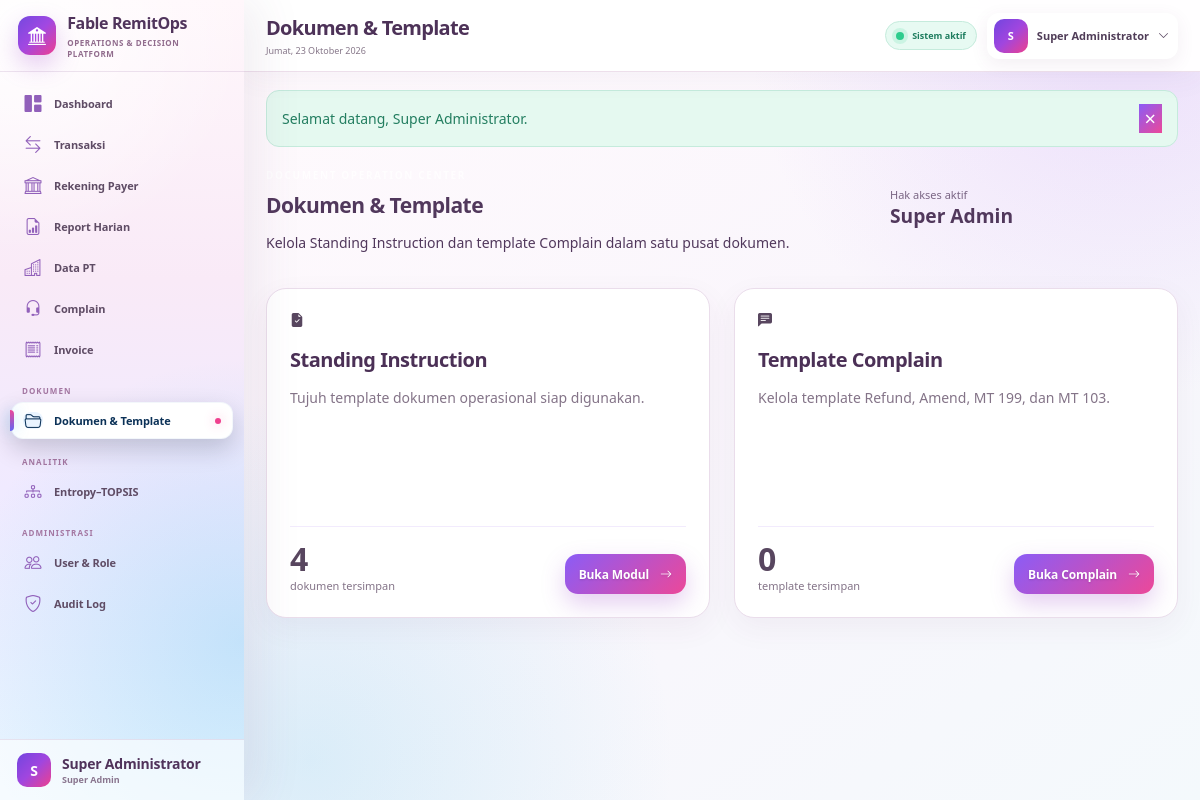
/public/documents (signed in), run on the app's committed database.
### tables this page shows
CREATE TABLE `users` (
  `id` bigint(20) UNSIGNED NOT NULL,
  `role_id` bigint(20) UNSIGNED NOT NULL,
  `name` varchar(150) NOT NULL,
  `username` varchar(80) NOT NULL,
  `email` varchar(190) NOT NULL,
  `password` varchar(255) NOT NULL,
  `transaction_team` tinyint(3) UNSIGNED DEFAULT NULL,
  `is_active` tinyint(1) NOT NULL DEFAULT 1,
  `must_change_password` tinyint(1) NOT NULL DEFAULT 1,
  `last_login_at` datetime DEFAULT NULL,
  `created_at` datetime NOT NULL DEFAULT current_timestamp(),
  `updated_at` datetime NOT NULL DEFAULT current_timestamp() ON UPDATE current_timestamp()
);

CREATE TABLE `roles` (
  `id` bigint(20) UNSIGNED NOT NULL,
  `code` varchar(50) NOT NULL,
  `name` varchar(100) NOT NULL,
  `description` varchar(255) DEFAULT NULL,
  `created_at` datetime NOT NULL DEFAULT current_timestamp()
);

### app/Views/documents/index.php (the view, shortened to what the rows shown need)
<?php
$user = is_array($user ?? null) ? $user : [];
$roleCode = (string) ($roleCode ?? '');
$counts = array_merge([
    'standing_instruction' => 0,
    'invoice' => 0,
    'complain' => 0,
], is_array($counts ?? null) ? $counts : []);
$showStandingInstruction = (bool) ($showStandingInstruction ?? false);
$showComplain = (bool) ($showComplain ?? false);
?>
<section class="bank-hero mb-4">
    <div class="row align-items-center g-4">
        <div class="col-lg-8">
            <span class="eyebrow">DOCUMENT OPERATION CENTER</span>
            <h2 class="mt-2 mb-2">Dokumen & Template</h2>
            <p class="mb-0">Kelola Standing Instruction dan template Complain dalam satu pusat dokumen.</p>
        </div>
        <div class="col-lg-4 text-lg-end">
            <div class="opacity-75 small">Hak akses aktif</div>
            <strong class="fs-5"><?= e($user['role_name'] ?? $roleCode) ?></strong>
        </div>
    </div>
</section>
<div class="row g-4 document-module-grid">
    <?php if ($showStandingInstruction): ?>
        <div class="col-12 col-xl-6">
            <article class="panel-card h-100 document-module-card">
                <div class="document-module-icon blue"><i class="bi bi-file-earmark-check-fill"></i></div>
                <h3 class="fs-5 mt-3">Standing Instruction</h3>
                <p class="text-muted">Tujuh template dokumen operasional siap digunakan.</p>
                <div class="d-flex justify-content-between align-items-end mt-4 gap-3">
                    <div><strong class="display-6 d-block"><?= (int) $counts['standing_instruction'] ?></strong><small class="text-muted">dokumen tersimpan</small></div>
                    <a class="btn btn-primary" href="<?= url('/standing_instruction_7.php') ?>">Buka Modul <i class="bi bi-arrow-right ms-1"></i></a>
                </div>
            </article>
        </div>
    <?php endif; ?>
    <?php if ($showComplain): ?>
        <div class="col-12 col-xl-6">
            <article class="panel-card h-100 document-module-card">
                <div class="document-module-icon orange"><i class="bi bi-chat-left-text-fill"></i></div>
                <h3 class="fs-5 mt-3">Template Complain</h3>
                <p class="text-muted">Kelola template Refund, Amend, MT 199, dan MT 103.</p>
                <div class="d-flex justify-content-between align-items-end mt-4 gap-3">
                    <div><strong class="display-6 d-block"><?= (int) $counts['complain'] ?></strong><small class="text-muted">template tersimpan</small></div>
                    <a class="btn btn-primary" href="<?= url('/document_template_manager.php?module=complain') ?>">Buka Complain <i class="bi bi-arrow-right ms-1"></i></a>
                </div>
            </article>
        </div>
    <?php endif; ?>
</div>

### app/Core/Router.php (shortened to what the rows shown need)
<?php
final class Router
{
    private array $routes = [];
    private function add(string $method, string $path, array $handler): void
    {
        $this->routes[] = compact('method', 'path', 'handler');
    }
    public function dispatch(): void
    {
        $method = strtoupper($_POST['_method'] ?? $_SERVER['REQUEST_METHOD'] ?? 'GET');
        $requestPath = parse_url($_SERVER['REQUEST_URI'] ?? '/', PHP_URL_PATH) ?: '/';
        $basePath = parse_url((string) App::config('app.url'), PHP_URL_PATH) ?: '';
        if ($basePath !== '' && str_starts_with($requestPath, $basePath)) {
            $requestPath = substr($requestPath, strlen($basePath)) ?: '/';
        }
        $requestPath = '/' . ltrim($requestPath, '/');
        $requestPath = $requestPath !== '/' ? rtrim($requestPath, '/') : '/';
        foreach ($this->routes as $route) {
            if ($route['method'] !== $method) {
                continue;
            }
            $pattern = preg_replace('#\{([a-zA-Z_][a-zA-Z0-9_]*)\}#', '(?P<$1>[^/]+)', $route['path']);
            if (preg_match('#^' . $pattern . '$#', $requestPath, $matches)) {
                $params = array_filter($matches, 'is_string', ARRAY_FILTER_USE_KEY);
                [$class, $action] = $route['handler'];
                $controller = new $class();
                $controller->{$action}(...array_values($params));
                return;
            }
        }
    }
}

### app/Views/partials/sidebar.php (shortened to what the rows shown need)
<?php
$path = parse_url(
    $_SERVER['REQUEST_URI'] ?? '/',
    PHP_URL_PATH
) ?: '/';
$currentUser = auth_user() ?? [];
$currentRole = (string) ($currentUser['role_code'] ?? '');
$documentRoles = [
    'super_admin',
    'superadmin',
    'supervisor',
    'admin_invoice',
    'invoice',
    'admin_complain',
    'complain',
];
$canOpenDocuments = in_array(
    $currentRole,
    $documentRoles,
    true
);
$active = static function (bool $condition): string {
    return $condition ? 'active' : '';
};
$isDashboard = $path === parse_url(url('/'), PHP_URL_PATH);
$isTransactions = str_contains($path, '/transactions');
$isPayerAccounts = str_contains($path, '/payer-accounts');
$isReports = str_contains($path, '/reports');
$isCompanies = str_contains($path, '/companies');
$isComplaints = str_contains($path, '/complaints');
$isInvoices = str_contains($path, '/invoices');
$isDocuments = str_contains($path, '/documents')
    || str_contains($path, '/document_templates.php')
    || str_contains($path, '/document_template_manager.php')
    || str_contains($path, '/invoice_templates.php')
    || str_contains($path, '/standing_instruction_7.php');
$isAnalysis = str_contains($path, '/analysis');
$isUsers = str_contains($path, '/users');
$isAudit = str_contains($path, '/audit');
$userName = trim(
    (string) ($currentUser['name'] ?? 'Pengguna')
);
$userInitial = strtoupper(
    substr($userName, 0, 1)
);
$userRoleName = trim(
    (string) (
        $currentUser['role_name']
        ?? $currentRole
        ?: 'Pengguna Sistem'
    )
);
?>
<aside
    class="sidebar"
    id="sidebar"
    aria-label="Navigasi utama"
>
    <div class="brand">
        <div class="brand-mark">
            <i class="bi bi-bank2"></i>
        </div>
        <div>
            <strong>
                Fable RemitOps
            </strong>
            <small>
                Operations &amp; Decision Platform
            </small>
        </div>
    </div>
    <nav class="sidebar-nav">
        <a
            class="nav-item <?= $active($isDashboard) ?>"
            href="<?= url('/') ?>"
            <?= $isDashboard
                ? 'aria-current="page"'
                : ''
            ?>
        >
            <i class="bi bi-grid-1x2-fill"></i>
            <span>Dashboard</span>
        </a>
        <?php if (can('transaction.view')): ?>
            <a
                class="nav-item <?= $active($isTransactions) ?>"
                href="<?= url('/transactions') ?>"
                <?= $isTransactions
                    ? 'aria-current="page"'
                    : ''
                ?>
            >
                <i class="bi bi-arrow-left-right"></i>
                <span>Transaksi</span>
            </a>
        <?php endif; ?>
        <?php if (can('payer_account.view')): ?>
            <a
                class="nav-item <?= $active($isPayerAccounts) ?>"
                href="<?= url('/payer-accounts') ?>"
                <?= $isPayerAccounts
                    ? 'aria-current="page"'
                    : ''
                ?>
            >
                <i class="bi bi-bank"></i>
                <span>Rekening Payer</span>
            </a>
        <?php endif; ?>
        <?php if (can('report.view')): ?>
            <a
                class="nav-item <?= $active($isReports) ?>"
                href="<?= url('/reports') ?>"
                <?= $isReports
                    ? 'aria-current="page"'
                    : ''
                ?>
            >
                <i class="bi bi-file-earmark-bar-graph"></i>
                <span>Report Harian</span>
            </a>
        <?php endif; ?>
        <?php if (can('company.view')): ?>
            <a
                class="nav-item <?= $active($isCompanies) ?>"
                href="<?= url('/companies') ?>"
                <?= $isCompanies
                    ? 'aria-current="page"'
                    : ''
                ?>
            >
                <i class="bi bi-buildings"></i>
                <span>Data PT</span>
            </a>
        <?php endif; ?>
        <?php if (can('complaint.view')): ?>
            <a
                class="nav-item <?= $active($isComplaints) ?>"
                href="<?= url('/complaints') ?>"
                <?= $isComplaints
                    ? 'aria-current="page"'
                    : ''
                ?>
            >
                <i class="bi bi-headset"></i>
                <span>Complain</span>
            </a>
        <?php endif; ?>
        <?php if (can('invoice.view')): ?>
            <a
                class="nav-item <?= $active($isInvoices) ?>"
                href="<?= url('/invoices') ?>"
                <?= $isInvoices
                    ? 'aria-current="page"'
                    : ''
                ?>
            >
                <i class="bi bi-receipt"></i>
                <span>Invoice</span>
            </a>
        <?php endif; ?>
        <?php if ($canOpenDocuments): ?>
            <div class="nav-label">
                DOKUMEN
            </div>
            <a
                class="nav-item <?= $active($isDocuments) ?>"
                href="<?= url('/documents') ?>"
                <?= $isDocuments
                    ? 'aria-current="page"'
                    : ''
                ?>
            >
                <i class="bi bi-folder2-open"></i>
                <span>
                    Dokumen &amp; Template
                </span>
            </a>
        <?php endif; ?>
        <?php if (can('analysis.view')): ?>
            <div class="nav-label">
                ANALITIK
            </div>
            <a
                class="nav-item <?= $active($isAnalysis) ?>"
                href="<?= url('/analysis') ?>"
                <?= $isAnalysis
                    ? 'aria-current="page"'
                    : ''
                ?>
            >
                <i class="bi bi-diagram-3"></i>
                <span>
                    Entropy–TOPSIS
                </span>
            </a>
        <?php endif; ?>
        <?php if (
            can('user.manage')
            || can('audit.view')
        ): ?>
            <div class="nav-label">
                ADMINISTRASI
            </div>
        <?php endif; ?>
        <?php if (can('user.manage')): ?>
            <a
                class="nav-item <?= $active($isUsers) ?>"
                href="<?= url('/users') ?>"
                <?= $isUsers
                    ? 'aria-current="page"'
                    : ''
                ?>
            >
                <i class="bi bi-people"></i>
                <span>User &amp; Role</span>
            </a>
        <?php endif; ?>
        <?php if (can('audit.view')): ?>
            <a
                class="nav-item <?= $active($isAudit) ?>"
                href="<?= url('/audit') ?>"
                <?= $isAudit
                    ? 'aria-current="page"'
                    : ''
                ?>
            >
                <i class="bi bi-shield-check"></i>
                <span>Audit Log</span>
            </a>
        <?php endif; ?>
    </nav>
    <div class="sidebar-footer">
        <div class="avatar-sm">
            <?= e($userInitial) ?>
        </div>
        <div class="min-w-0">
            <strong
                class="text-truncate d-block"
            >
                <?= e($userName) ?>
            </strong>
            <small>
                <?= e($userRoleName) ?>
            </small>
        </div>
    </div>
</aside>

### app/Views/partials/topbar.php (shortened to what the rows shown need)
<?php
$dayNames = [
    1 => 'Senin',
    2 => 'Selasa',
    3 => 'Rabu',
    4 => 'Kamis',
    5 => 'Jumat',
    6 => 'Sabtu',
    7 => 'Minggu',
];
$monthNames = [
    1 => 'Januari',
    2 => 'Februari',
    3 => 'Maret',
    4 => 'April',
    5 => 'Mei',
    6 => 'Juni',
    7 => 'Juli',
    8 => 'Agustus',
    9 => 'September',
    10 => 'Oktober',
    11 => 'November',
    12 => 'Desember',
];
$todayLabel = (
    $dayNames[(int) date('N')] ?? ''
)
    . ', '
    . date('d')
    . ' '
    . (
        $monthNames[(int) date('n')]
        ?? ''
    )
    . ' '
    . date('Y');
$currentUser = auth_user() ?? [];
$currentName = trim(
    (string) (
        $currentUser['name']
        ?? 'Pengguna'
    )
);
$initial = strtoupper(
    substr(
        $currentName,
        0,
        1
    )
);
?>
<header
    class="topbar"
    id="appTopbar"
>
    <div class="d-flex align-items-center gap-3">
        <div class="topbar-title">
            <h1>
                <?= e(
                    $title
                    ?? 'Dashboard'
                ) ?>
            </h1>
            <p>
                <?= e($todayLabel) ?>
            </p>
        </div>
    </div>
    <div class="topbar-actions">
        <span class="connection-pill">
            <span></span>
            Sistem aktif
        </span>
        <div
            class="dropdown"
            data-dropdown
        >
            <button
                class="user-menu"
                type="button"
                data-dropdown-toggle
                aria-expanded="false"
            >
                <div class="avatar-sm">
                    <?= e($initial) ?>
                </div>
                <span class="user-menu-name">
                    <?= e($currentName) ?>
                </span>
                <i class="bi bi-chevron-down"></i>
            </button>
        </div>
    </div>
</header>

### data on the page
users: name "S", name "Super Administrator", role.name "Super Admin"

### other printed values
$title "Dokumen & Template"
$flashMessage "Selamat datang, Super Administrator."
$counts['standing_instruction'] "4"
$counts['complain'] "0"
